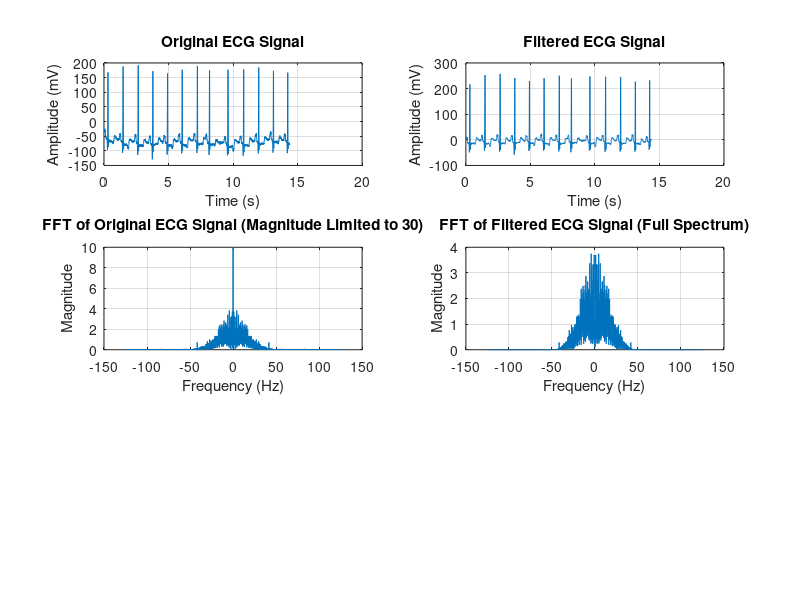

MATLAB code for this plot:
% Load the ECG data
data = load('100m.mat'); 
ecg_signal = data.val(1, :); 
fs = 250; 

% Time vector
N = length(ecg_signal); 
t = (0:N-1) / fs; 

% Plot the original ECG signal
figure;
subplot(3, 2, 1);
plot(t, ecg_signal);
title('Original ECG Signal');
xlabel('Time (s)');
ylabel('Amplitude (mV)');
grid on;

% --- Filtering the ECG Signal ---
% Remove baseline wander using a high-pass filter (cutoff frequency 0.5 Hz)
fc_baseline = 0.5; % Cutoff frequency for baseline wander in Hz
[b_high, a_high] = butter(2, fc_baseline / (fs / 2), 'high');
ecg_filtered = filtfilt(b_high, a_high, ecg_signal);

% Remove high-frequency noise using a low-pass filter (cutoff frequency 40 Hz)
fc_noise = 40; % Cutoff frequency for high-frequency noise in Hz
[b_low, a_low] = butter(4, fc_noise / (fs / 2), 'low');
ecg_filtered = filtfilt(b_low, a_low, ecg_filtered);

% Plot the filtered ECG signal
subplot(3, 2, 2);
plot(t, ecg_filtered);
title('Filtered ECG Signal');
xlabel('Time (s)');
ylabel('Amplitude (mV)');
grid on;

% --- Compute FFT for Original ECG (Including Negative Frequencies) ---
ecg_fft = fft(ecg_signal); 
frequencies = (-N/2:N/2-1) * (fs / N); % Generate frequency vector (including negative frequencies)
ecg_fft_magnitude = fftshift(abs(ecg_fft / N)); % Shift zero frequency to center
ecg_fft_magnitude_clipped = min(ecg_fft_magnitude, 10); 

% Plot FFT of Original ECG Signal (Magnitude Limited)
subplot(3, 2, 3);
plot(frequencies, ecg_fft_magnitude_clipped);
title('FFT of Original ECG Signal (Magnitude Limited to 30)');
xlabel('Frequency (Hz)');
ylabel('Magnitude');
grid on;

% --- Compute FFT for Filtered ECG (Including Negative Frequencies) ---
ecg_filtered_fft = fft(ecg_filtered); % FFT of filtered signal
ecg_filtered_fft_magnitude = fftshift(abs(ecg_filtered_fft / N)); % Shift zero frequency to center

% Plot FFT of Filtered ECG Signal (Full Spectrum)
subplot(3, 2, 4);
plot(frequencies, ecg_filtered_fft_magnitude);
title('FFT of Filtered ECG Signal (Full Spectrum)');
xlabel('Frequency (Hz)');
ylabel('Magnitude');
grid on;
